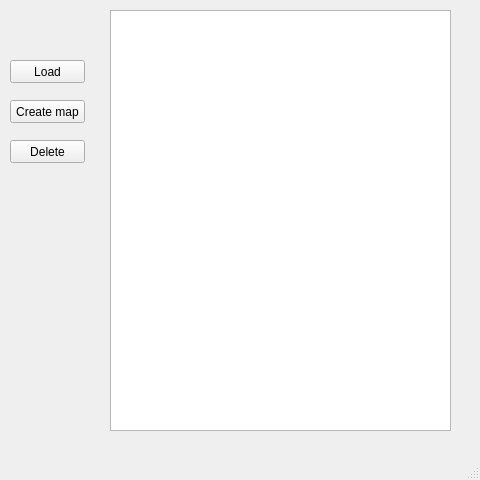
<?xml version="1.0" encoding="UTF-8"?>
<ui version="4.0">
 <class>MainWindow</class>
 <widget class="QMainWindow" name="MainWindow">
  <property name="geometry">
   <rect>
    <x>0</x>
    <y>0</y>
    <width>480</width>
    <height>480</height>
   </rect>
  </property>
  <property name="windowTitle">
   <string>Map editor</string>
  </property>
  <widget class="QWidget" name="centralWidget">
   <widget class="QPushButton" name="createEmptyMapButton">
    <property name="geometry">
     <rect>
      <x>10</x>
      <y>100</y>
      <width>75</width>
      <height>23</height>
     </rect>
    </property>
    <property name="text">
     <string>Create map</string>
    </property>
   </widget>
   <widget class="QListWidget" name="listWidget">
    <property name="geometry">
     <rect>
      <x>110</x>
      <y>10</y>
      <width>341</width>
      <height>421</height>
     </rect>
    </property>
    <property name="resizeMode">
     <enum>QListView::Fixed</enum>
    </property>
   </widget>
   <widget class="QPushButton" name="deleteButton">
    <property name="geometry">
     <rect>
      <x>10</x>
      <y>140</y>
      <width>75</width>
      <height>23</height>
     </rect>
    </property>
    <property name="text">
     <string>Delete</string>
    </property>
   </widget>
   <widget class="QPushButton" name="loadButton">
    <property name="geometry">
     <rect>
      <x>10</x>
      <y>60</y>
      <width>75</width>
      <height>23</height>
     </rect>
    </property>
    <property name="text">
     <string>Load</string>
    </property>
   </widget>
  </widget>
  <widget class="QStatusBar" name="statusBar"/>
 </widget>
 <layoutdefault spacing="6" margin="11"/>
 <resources/>
 <connections/>
</ui>
